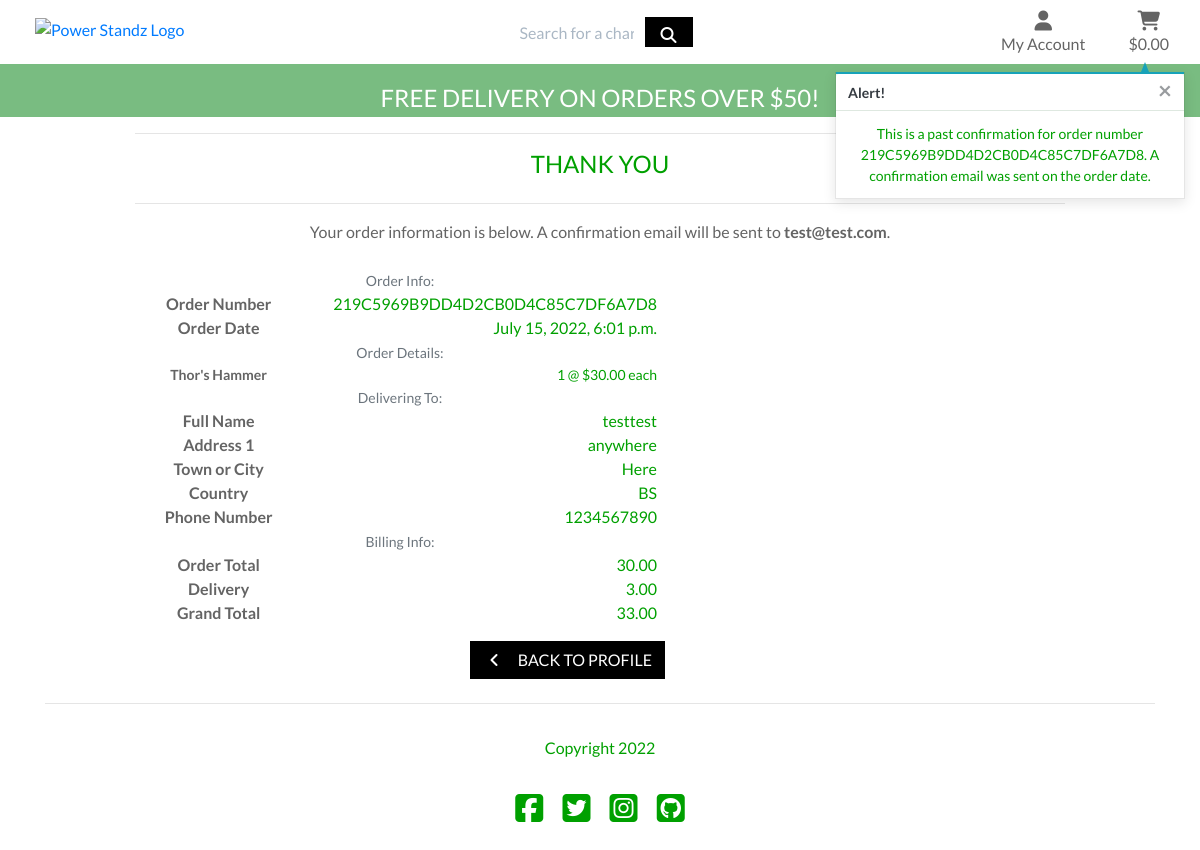
The page /profile/order_history/219C5969B9DD4D2CB0D4C85C7DF6A7D8 on the database its author committed.
### checkout/models.py (models this page shows, shortened)
class Order(models.Model):
    order_number = models.CharField(max_length=32, null=False, editable=False)
    user_profile = models.ForeignKey(UserProfile, on_delete=models.SET_NULL,
                                     null=True, blank=True, related_name='orders')
    full_name = models.CharField(max_length=50, null=False, blank=False)
    email = models.EmailField(max_length=254, null=False, blank=False)
    phone_number = models.CharField(max_length=20, null=False, blank=False)
    country = CountryField(blank_label='Country *', null=False, blank=False)
    postcode = models.CharField(max_length=20, null=True, blank=True)
    town_or_city = models.CharField(max_length=40, null=False, blank=False)
    street_address1 = models.CharField(max_length=80, null=False, blank=False)
    street_address2 = models.CharField(max_length=80, null=True, blank=True)
    county = models.CharField(max_length=80, null=True, blank=True)
    date = models.DateTimeField(auto_now_add=True)
    delivery_cost = models.DecimalField(max_digits=6, decimal_places=2, null=False, default=0)
    order_total = models.DecimalField(max_digits=10, decimal_places=2, null=False, default=0)
    grand_total = models.DecimalField(max_digits=10, decimal_places=2, null=False, default=0)
    original_bag = models.TextField(null=False, blank=False, default='')
    stripe_pid = models.CharField(max_length=254, null=False, blank=False, default='')

class OrderLineItem(models.Model):
    order = models.ForeignKey(Order, null=False, blank=False, on_delete=models.CASCADE, related_name='lineitems')
    product = models.ForeignKey(Product, null=False, blank=False, on_delete=models.CASCADE)
    product_size = models.CharField(max_length=2, null=True, blank=True) # XS, S, M, L, XL
    quantity = models.IntegerField(null=False, blank=False, default=0)
    lineitem_total = models.DecimalField(max_digits=6, decimal_places=2, null=False, blank=False, editable=False)

### products/models.py (models this page shows, shortened)
class Product(models.Model):
    category = models.ForeignKey('Category', null=True, blank=True, on_delete=models.SET_NULL)
    sku = models.CharField(max_length=254, null=True, blank=True)
    name = models.CharField(max_length=254)
    description = models.TextField()
    price = models.DecimalField(max_digits=6, decimal_places=2)
    rating = models.DecimalField(max_digits=6, decimal_places=2, null=True, blank=True)
    image_url = models.URLField(max_length=1024, null=True, blank=True)
    image = models.ImageField(null=True, blank=True)

### profiles/views.py (the view)
# urls.py: path('order_history/<order_number>', views.order_history, name='order_history'),
def order_history(request, order_number):
    order = get_object_or_404(Order, order_number=order_number)
    messages.info(request, (
        f'This is a past confirmation for order number {order_number}. '
        'A confirmation email was sent on the order date.'
    ))
    template = 'checkout/checkout_success.html'
    context = {
        'order': order,
        'from_profile': True,
    }
    return render(request, template, context)

### checkout/templates/checkout/checkout_success.html (shortened to what this page needs)
{% extends "base.html" %}
{% load static %}
{% block extra_css %}
    <link rel="stylesheet" href="{% static 'checkout/css/checkout.css' %}">
{% endblock %}
{% block content %}
    <div class="container">
        <div class="row">
            <div class="col">
                <hr>
                <h4 class="logo-font mb-4">Thank You</h4>
                <hr>
                <p class="text-black">Your order information is below. A confirmation email will be sent to <strong>{{ order.email }}</strong>.</p>
            </div>
        </div>
        <div class="row">
            <div class="col-12 col-lg-7">
                <div class="order-confirmation-wrapper p-2 border">
                    <div class="row">
                        <div class="col">
                            <small class="text-muted">Order Info:</small>
                        </div>
                    </div>
                    <div class="row">
                        <div class="col-12 col-md-4">
                            <p class="mb-0 text-black font-weight-bold">Order Number</p>
                        </div>
                        <div class="col-12 col-md-8 text-md-right">
                            <p class="mb-0">{{ order.order_number }}</p>
                        </div>
                    </div>
                    <div class="row">
                        <div class="col-12 col-md-4">
                            <p class="mb-0 text-black font-weight-bold">Order Date</p>
                        </div>
                        <div class="col-12 col-md-8 text-md-right">
                            <p class="mb-0">{{ order.date }}</p>
                        </div>
                    </div>
                    <div class="row">
                        <div class="col">
                            <small class="text-muted">Order Details:</small>
                        </div>
                    </div>
                    {% for item in order.lineitems.all %}
                    <div class="row">
                        <div class="col-12 col-md-4">
                            <p class="small mb-0 text-black font-weight-bold">
                                {{ item.product.name }}{% if item.product_size %} - Size {{ item.product.size|upper }}{% endif %}
                            </p>
                        </div>
                        <div class="col-12 col-md-8 text-md-right">
                            <p class="small mb-0">{{ item.quantity }} @ ${{ item.product.price }} each</p>
                        </div>
                    </div>
                    {% endfor %}
                    <div class="row">
                        <div class="col">
                            <small class="text-muted">Delivering To:</small>
                        </div>
                    </div>
                    <div class="row">
                        <div class="col-12 col-md-4">
                            <p class="mb-0 text-black font-weight-bold">Full Name</p>
                        </div>
                        <div class="col-12 col-md-8 text-md-right">
                            <p class="mb-0">{{ order.full_name }}</p>
                        </div>
                    </div>
                    <div class="row">
                        <div class="col-12 col-md-4">
                            <p class="mb-0 text-black font-weight-bold">Address 1</p>
                        </div>
                        <div class="col-12 col-md-8 text-md-right">
                            <p class="mb-0">{{ order.street_address1 }}</p>
                        </div>
                    </div>
                    <div class="row">
                        <div class="col-12 col-md-4">
                            <p class="mb-0 text-black font-weight-bold">Town or City</p>
                        </div>
                        <div class="col-12 col-md-8 text-md-right">
                            <p class="mb-0">{{ order.town_or_city }}</p>
                        </div>
                    </div>
                    <div class="row">
                        <div class="col-12 col-md-4">
                            <p class="mb-0 text-black font-weight-bold">Country</p>
                        </div>
                        <div class="col-12 col-md-8 text-md-right">
                            <p class="mb-0">{{ order.country }}</p>
                        </div>
                    </div>
                    <div class="row">
                        <div class="col-12 col-md-4">
                            <p class="mb-0 text-black font-weight-bold">Phone Number</p>
                        </div>
                        <div class="col-12 col-md-8 text-md-right">
                            <p class="mb-0">{{ order.phone_number }}</p>
                        </div>
                    </div>
                    <div class="row">
                        <div class="col">
                            <small class="text-muted">Billing Info:</small>
                        </div>
                    </div>
                    <div class="row">
                        <div class="col-12 col-md-4">
                            <p class="mb-0 text-black font-weight-bold">Order Total</p>
                        </div>
                        <div class="col-12 col-md-8 text-md-right">
                            <p class="mb-0">{{ order.order_total }}</p>
                        </div>
                    </div>
                    <div class="row">
                        <div class="col-12 col-md-4">
                            <p class="mb-0 text-black font-weight-bold">Delivery</p>
                        </div>
                        <div class="col-12 col-md-8 text-md-right">
                            <p class="mb-0">{{ order.delivery_cost }}</p>
                        </div>
                    </div>
                    <div class="row">
                        <div class="col-12 col-md-4">
                            <p class="mb-0 text-black font-weight-bold">Grand Total</p>
                        </div>
                        <div class="col-12 col-md-8 text-md-right">
                            <p class="mb-0">{{ order.grand_total }}</p>
                        </div>
                    </div>
                </div>
            </div>
        </div>
        <div class="row">
			<div class="col-12 col-lg-7 text-right">
                {% if from_profile %}
                    <a href="{% url 'profile' %}" class="btn btn-black rounded-0 my-2">
                        <span class="icon mr-2">
                            <i class="fas fa-angle-left"></i>
                        </span>
                        <span class="text-uppercase">Back to Profile</span>
                    </a>
                {% endif %}
			</div>
		</div>
    </div>
{% endblock %}

### templates/base.html (shortened to what this page needs)
{% load static %}
<!doctype html>
<html lang="en">
  <head>
    {% block corecss %}
        <link rel="stylesheet" href="https://cdn.jsdelivr.net/npm/bootstrap@4.6.1/dist/css/bootstrap.min.css">
        <link rel="stylesheet" href="{% static 'css/base.css' %}">
    {% endblock %}
    {% block extra_css %}
    {% endblock %}
  </head>
  <body>
    <header class="container-fluid flex">
        <div class="row">
            <div class="col-12 col-lg-4 my-auto py-1 py-lg-0 text-center text-lg-left">
                <a href="{% url 'products' %}" class="nav-link main-logo-link">
                    <img src="{{ MEDIA_URL }}powerstandzlogo.png" alt="Power Standz Logo" class="logo-image pl-1 pb-1" width="280">
                </a>
            </div>
            <div class="col-12 col-lg-4 my-auto py-1 py-lg-0">
                <form method="GET" action="{% url 'products' %}">
                    <div class="input-group w-50">
                        <input class="form-control border border-black rounded-0" type="text" name="q" placeholder="Search for a charger">
                        <div class="input-group-append">
                            <button class="form-control btn btn-black border border-black rounded-0" type="submit">
                                <span class="icon">
                                    <i class="fas fa-search"></i>
                                </span>
                            </button>
                        </div>
                    </div>
                </form>
            </div>
            <div class="col-12 col-lg-4 my-auto py-1 py-lg-0">
                <ul class="list-inline list-unstyled text-center text-lg-right my-0">
                    <li class="list-inline-item dropdown">
                        <a class="text-black nav-link" href="#" id="user-options" data-toggle="dropdown" aria-haspopup="true" aria-expanded="false">
                            <div class="text-center">
                                <div><i class="fas fa-user fa-lg"></i></div>
                                <p class="my-0">My Account</p>
                            </div>
                        </a>
                    </li>
                    <li class="list-inline-item">
                        <a class="{% if grand_total %}text-info font-weight-bold{% else %}text-black{% endif %} nav-link" href="{% url 'view_bag' %}">
                            <div class="text-center">
                                <div><i class="fas fa-shopping-cart fa-lg"></i></div>
                                <p class="my-0">
                                    {% if grand_total %}
                                        ${{ grand_total|floatformat:2 }}
                                    {% else %}
                                        $0.00
                                    {% endif %}
                                </p>
                            </div>
                        </a>
                    </li>
                </ul>
            </div>
        </div>
        <div class="row bg-black">
            <nav class="navbar navbar-expand-lg navbar-light w-100">
            </nav>
        </div>
        <div id="delivery-banner" class="row text-center">
            <div class="col bg-black text-white">
                <h4 class="logo-font my-1">Free delivery on orders over ${{ free_delivery_threshold }}!</h4>
            </div>
        </div>
    </header>
    {% if messages %}
        <div class="message-container">
            {% for message in messages %}
                {% with message.level as level %}
                    {% if level == 40 %}
                        {% include 'includes/toasts/toast_error.html' %}
                    {% elif level == 30 %}
                        {% include 'includes/toasts/toast_warning.html' %}
                    {% elif level == 25 %}
                        {% include 'includes/toasts/toast_success.html' %}
                    {% else %}
                        {% include 'includes/toasts/toast_info.html' %}
                    {% endif %}
                {% endwith %}
            {% endfor %}
        </div>
    {% endif %}
    {% block content %}
    {% endblock %}
    <footer class="container-sm fixed-bottom">
        <div class="divider-opaque">
            <hr>
        </div>
        <div class="row py-3">
            <p class="tagline-text footer-text text-center">
                Copyright 2022
            </p>
        </div>
        <div class="pt-3 pb-4 text-center footer-links">
            <a href="https://en-gb.facebook.com/" aria-label="Link to perkulater facebook page"
                rel="noreferrer noopener" target="_blank"><i class="fab fa-facebook-square fa-2x px-2"></i></a>
            <a href="https://twitter.com/home" aria-label="Link to perkulater twitter page"
                rel="noreferrer noopener" target="_blank"><i class="fab fa-twitter-square fa-2x px-2"></i></a>
            <a href="https://www.instagram.com/" aria-label="Link to perkulater instagram page"
                rel="noreferrer noopener" target="_blank"><i class="fab fa-instagram-square fa-2x px-2"></i></a>
            <a href="https://github.com/BrianLipscombe" aria-label="Link to developer GitHub page"
                rel="noreferrer noopener" target="_blank"><i class="fab fa-github-square fa-2x px-2"></i></a>
        </div>
    </footer>
  </body>
</html>

### templates/includes/toasts/toast_info.html
<div class="toast custom-toast rounded-0 border-top-0" data-autohide="false">
    <div class="arrow-up arrow-info"></div>
    <div class="w-100 toast-capper bg-info"></div>
    <div class="toast-header bg-white text-dark">
        <strong class="mr-auto">Alert!</strong>
        <button type="button" class="ml-2 mb-1 close text-dark" data-dismiss="toast" aria-label="Close">
            <span aria-hidden="true">&times;</span>
        </button>
    </div>
    <div class="toast-body bg-white">
        {{ message }}
    </div>
</div>

### rows shown on the page
Order: email "test@test.com", order_number "219C5969B9DD4D2CB0D4C85C7DF6A7D8", date "July 15, 2022, 6:01 p.m.", full_name "testtest", street_address1 "anywhere", town_or_city "Here", country "BS", phone_number "1234567890", order_total "30.00", delivery_cost "3.00", grand_total "33.00"
OrderLineItem: product.name "Thor's Hammer", quantity "1", product.price "30.00"

### other values the page prints
{{ free_delivery_threshold }} "50"
{{ message }} "This is a past confirmation for order number 219C5969B9DD4D2CB0D4C85C7DF6A7D8. A confirmation email was sent on the order date."
